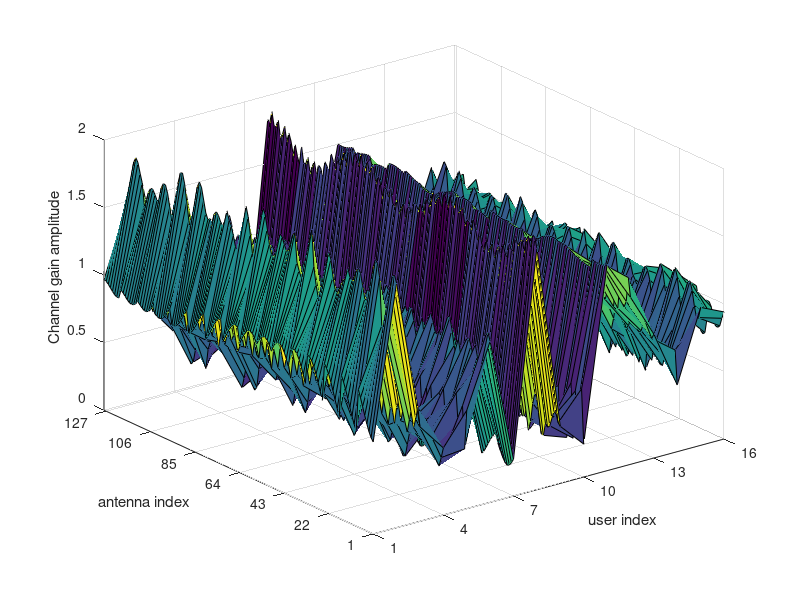
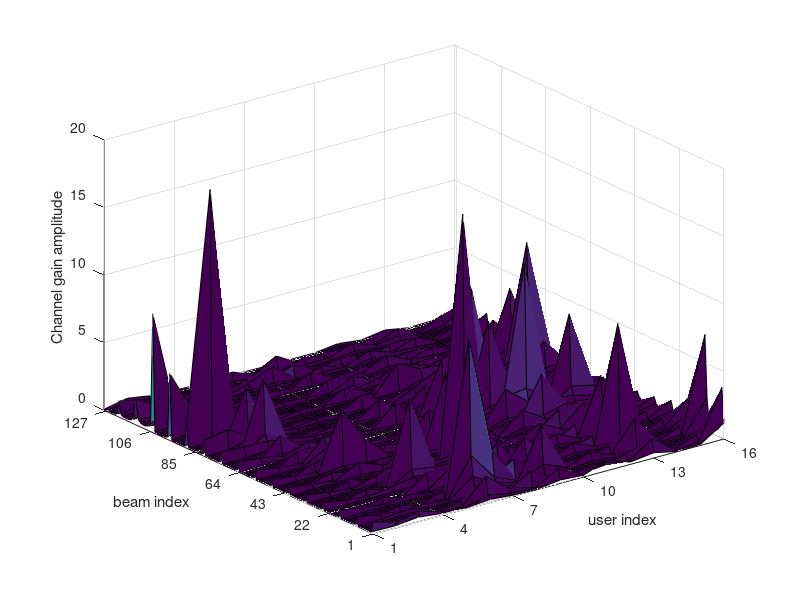
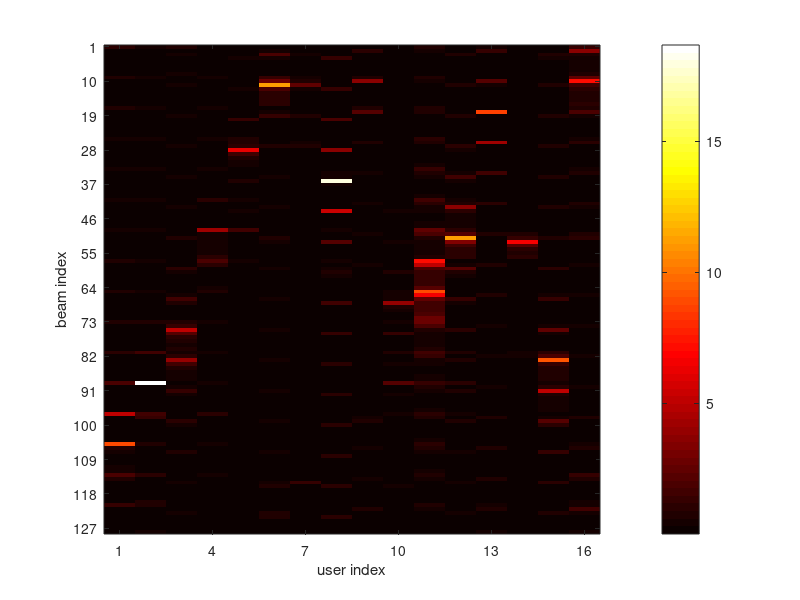
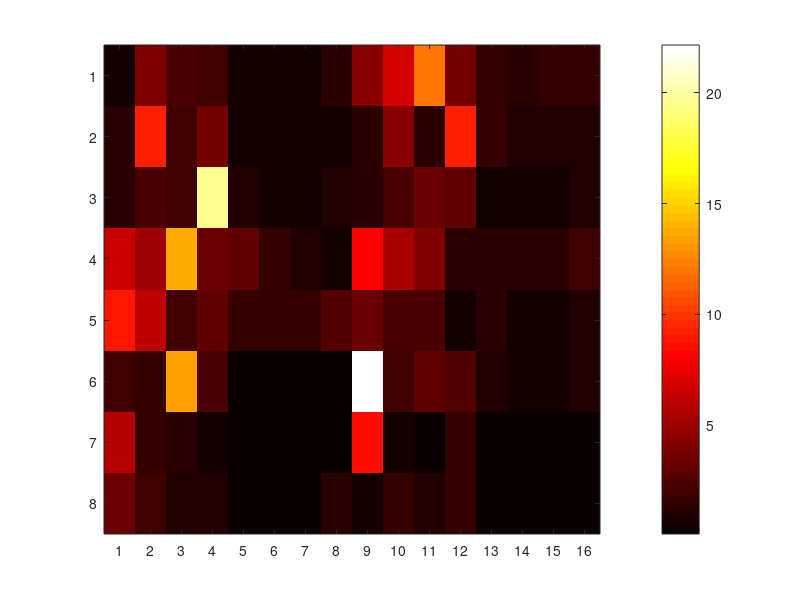

Write MATLAB code to recreate these figures, in order. (Note: this script raises an error after producing the figures.)
%UPA_DLA_Beamspace
clear;close all;clc;

% parameters settings
Nx = 16;   % TX antenna nums
Ny = 8;    % TX antenna nums
K = 16;    % user nums
L = 2;     % NLOS path nums
%SNR = 30; % SNR in dB
var = [1, 0.01, 0.01]; % channel attenuation

N = Nx*Ny;
% original channel matrix
H = zeros(N, K);

% set Only LOS components
%L = 0;

for k=1:K
    % random distribution of channel parameters
    theta_a = rand(1, L+1)-0.5;      % azimuth cos(0-180)
    %theta_e = rand(1, L+1)-0.5;
    theta_e = rand(1, L+1)*(-1*0.5); % elevation cos(90-180)
    
    beta = sqrt(var/2).*(randn(1, L+1) +1i*randn(1, L+1));
    % array steering vector
    a_a = exp(-2*1i*pi*theta_a'*((0:Nx-1)-(Nx-1)/2))';
    a_e = exp(-2*1i*pi*theta_e'*((0:Ny-1)-(Ny-1)/2))';
    
    h_k = zeros(N, 1);
    for l=1:L+1
        a(:,l) = kron(a_a(:,l), a_e(:,l));
        h_k = h_k + kron(beta(:,l), a(:,l));
    end
    H(:, k) = h_k;

end

%disp(H);
%save('ori_H.mat', 'H')
figure(1);
[X, Y] = meshgrid(1:K, 1:N); % x and y in reverse
surf(X, Y, abs(H));
xlim([1,K]);
ylim([1,N]);
%axis auto;
set(gca, 'xtick', 1:3:K);
set(gca, 'ytick', 1:21:N);
xlabel('user index');
ylabel('antenna index');
zlabel('Channel gain amplitude');
%saveas(gcf,'ori_channel.eps', 'psc2');

% construct U matrix for beamspace
theta_b1 = ((1:Nx)-(Nx+1)/2)/Nx;
theta_b2 = ((1:Ny)-(Ny+1)/2)/Ny;
for n=1:Nx
    b_aa = exp(-2*1i*pi*theta_b1(n)*((0:Nx-1)-(Nx-1)/2))';
    U_a(:, n) = sqrt(1/Nx)*b_aa;
end
U_a = U_a';

for n=1:Ny
    b_ae = exp(-2*1i*pi*theta_b2(n)*((0:Ny-1)-(Ny-1)/2))';
    U_e(:, n) = sqrt(1/Ny)*b_ae;
end
U_e = U_e';

% beamspace channel matrix
U = kron(U_a, U_e);
H_b = U*H;


figure(2);
surf(X, Y, abs(H_b));
xlim([1,K]);
ylim([1,N]);
%axis auto;
set(gca, 'xtick', 1:3:K);
set(gca, 'ytick', 1:21:N);
xlabel('user index');
ylabel('beam index');
zlabel('Channel gain amplitude');
%saveas(gcf,'beam_channel.eps', 'psc2');

figure(3);
colormap('hot');
imagesc(abs(H_b));
colorbar;
set(gca, 'xtick', 1:3:K);
set(gca, 'ytick', 1:9:N);
xlabel('user index');
ylabel('beam index');

% Nx*Ny matrix for a UPA
c_b = sum(H_b, 2);
C_b = reshape(c_b, Nx, Ny)';

figure(4);
colormap('hot');
imagesc(abs(C_b));
colorbar;
% xlim([-0.5, 0.5]);
% ylim([-0.5, 0.5]);
set(gca, 'xtick', 1:Nx);
set(gca, 'ytick', 1:Ny);
set(gca,'XTickLabel',round(theta_b1, 1));
set(gca,'YTickLabel',round(theta_b2, 1));
xlabel('azimuth');
ylabel('elevation');
%saveas(gcf,'beam_channel.eps', 'psc2');
